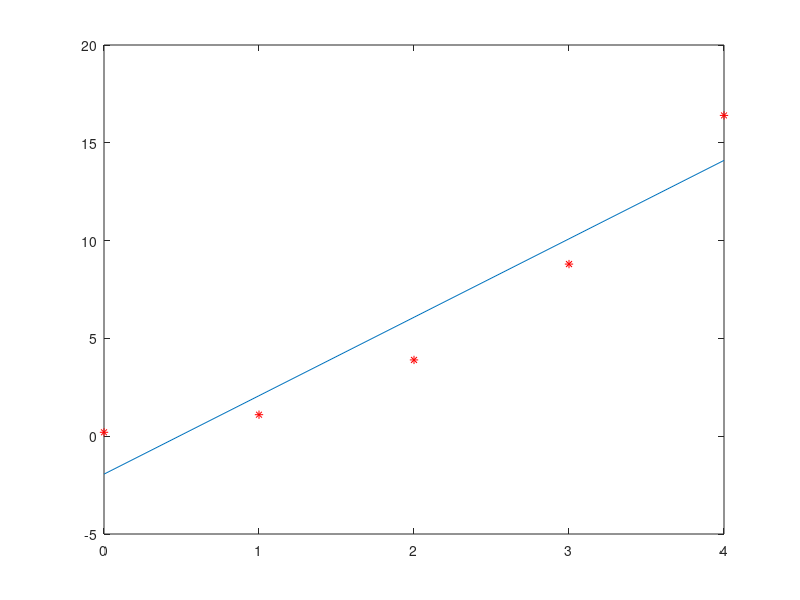

The MATLAB source for this figure: (Note: this script raises an error after producing the figure.)
%find line from data points

clear
clc

x=[0 1 2 3 4]
y=[0.2 1.1 3.9 8.8 16.4];

%using polyfit
coeffs=polyfit(x,y,1);

%finding y values using line equation for fitted line
yfit=coeffs(1)*x+coeffs(2)

%plot original points and fitted line
plot(x,y,'r*')
hold on
plot(x,yfit,'-')
hold off

%use polyval to generate best fit y array
ynew=polyval(coeffs,x)

%if xi represents values of x we need to find y for
xi=[14 16];

%use polyval to get corresponding y
yi=polyval(coeffs,xi)

%show equation
gtext(['y=',num2str(coeffs(1)),'*x+',num2str(coeffs(2))])
    


    